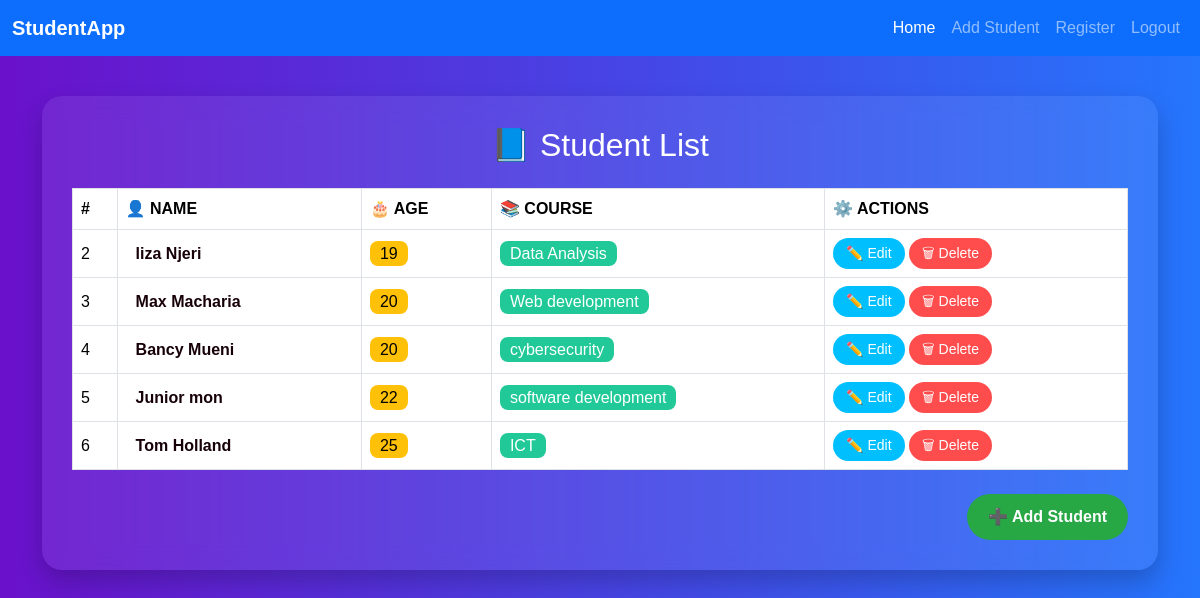
The page / on the database its author committed.
### crudapp/models.py (models this page shows, shortened)
class Student(models.Model):
    name = models.CharField(max_length=100)
    age = models.IntegerField()
    course = models.CharField(max_length=100)

### crudapp/views.py (the view)
# urls.py: path('', views.student_list, name='student_list'),
def student_list(request):
    students = Student.objects.all()
    return render(request, 'studentlist.html', {'students': students})

### crudapp/templates/studentlist.html (shortened to what this page needs)
{% extends 'base.html' %}
{% block content %}
<div class="student-list-box">
    <h2 class="text-center mb-4">📘 Student List</h2>
    <table class="table table-bordered table-hover text-white align-middle">
        <thead>
            <tr>
                <th>#</th>
                <th>👤 Name</th>
                <th>🎂 Age</th>
                <th>📚 Course</th>
                <th>⚙️ Actions</th>
            </tr>
        </thead>
        <tbody>
            {% for student in students %}
                <tr>
                    <td>{{ student.id }}</td>
                    <td><span class="highlight-name">{{ student.name }}</span></td>
                    <td><span class="highlight-age">{{ student.age }}</span></td>
                    <td><span class="highlight-course">{{ student.course }}</span></td>
                    <td>
                        <a href="{% url 'edit_student' student.id %}" class="btn btn-edit btn-sm">✏️ Edit</a>
                        <a href="{% url 'delete_student' student.id %}"
                           class="btn btn-delete btn-sm"
                           onclick="return confirm('Are you sure you want to delete {{ student.name }}?');">
                           🗑 Delete
                        </a>
                    </td>
                </tr>
            {% empty %}
                <tr>
                    <td colspan="5" class="text-center">No students found.</td>
                </tr>
            {% endfor %}
        </tbody>
    </table>
    <div class="text-end mt-4">
        <a href="{% url 'add_student' %}" class="btn btn-add">➕ Add Student</a>
    </div>
</div>
{% endblock %}

### crudapp/templates/base.html (shortened to what this page needs)
<!DOCTYPE html>
<html lang="en">
<head>
    <link href="https://cdn.jsdelivr.net/npm/bootstrap@5.3.3/dist/css/bootstrap.min.css" rel="stylesheet">
</head>
<body>
<nav class="navbar navbar-expand-lg navbar-dark bg-primary">
  <div class="container-fluid">
    <a class="navbar-brand fw-bold" href="#">StudentApp</a>
    <div class="collapse navbar-collapse" id="navbarNavDropdown">
      <ul class="navbar-nav ms-auto">
        <li class="nav-item">
          <a class="nav-link active" aria-current="page" href="{% url 'student_list' %}">Home</a>
        </li>
        <li class="nav-item">
          <a class="nav-link" href="{% url 'add_student' %}">Add Student</a>
        </li>
        <li>
            <li class="nav-item">
                <a class="nav-link" href="{% url 'register' %}">Register</a>
            </li>
        </li>
        <li class="nav-item">
            <a class="nav-link" href="{% url 'logout' %}">Logout</a>
        </li>
      </ul>
    </div>
  </div>
</nav>
<div class="container mt-4">
    {% block content %}
    {% endblock %}
</div>
</body>
</html>

### crudapp/templates/base.html (style rules this page uses)
body { background-color: #f8f9fa; font-family: 'Poppins', sans-serif; }

### crudapp/templates/studentlist.html (style rules this page uses)
body { background: linear-gradient(to right, #6a11cb, #2575fc); }
.student-list-box { background: rgba(255, 255, 255, 0.08); backdrop-filter: blur(12px); border-radius: 20px; padding: 30px; margin-top: 40px; box-shadow: 0 12px 25px rgba(0, 0, 0, 0.2); color: #fff; }
table thead th { background-color: rgba(255, 255, 255, 0.1); color: #fff; text-transform: uppercase; }
table tbody tr { background-color: rgba(255, 255, 255, 0.05); }
.highlight-name { font-weight: 600; color: #170009; background: rgba(255, 255, 255, 0.2); padding: 4px 10px; border-radius: 8px; }
.highlight-age { background: #ffc107; color: #000; padding: 4px 10px; border-radius: 8px; }
.highlight-course { background: #20c997; color: #fff; padding: 4px 10px; border-radius: 8px; }
.btn-edit { background-color: #00bfff; color: white; border-radius: 20px; padding: 4px 12px; font-weight: 500; }
.btn-delete { background-color: #ff4d4d; color: white; border-radius: 20px; padding: 4px 12px; font-weight: 500; }
.btn-add { background-color: #28a745; color: white; border-radius: 25px; padding: 10px 20px; font-weight: bold; }

### rows shown on the page
Student: id "2", name "liza Njeri", age "19", course "Data Analysis"
Student: id "3", name "Max Macharia", age "20", course "Web development"
Student: id "4", name "Bancy Mueni", age "20", course "cybersecurity"
Student: id "5", name "Junior mon", age "22", course "software development"
Student: id "6", name "Tom Holland", age "25", course "ICT"
